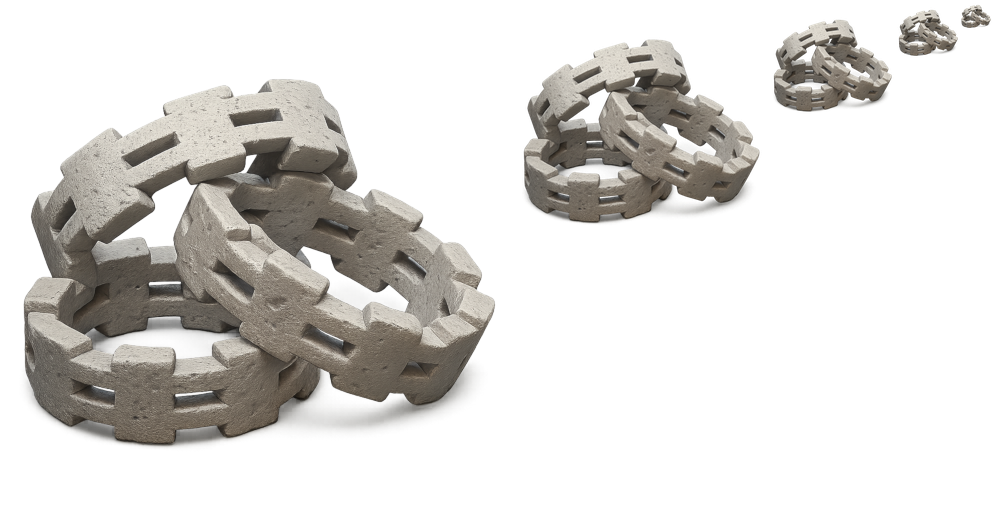
#> input picture exotic-space-industries-remembrance/graphics/item/ceramic.png, 992 x 512 px; the run also reads 2 pictures not shown here
$ python generate_mip.py
#> lines starting #> are read from the running program, lines starting #| are printed output that depends on the picture
from PIL import Image
import os

def generate_mipmaps(input_path, output_path=None):
#> called with input_path = 'ceramic.png'
    base_image = Image.open(input_path).convert("RGBA")
#> base_image is the input picture: PIL image 992x512 RGBA; mean R, G, B, A 43.7, 41.7, 38.5, 76.5
    mip_sizes = [512, 256, 128, 64, 32]

    mipmaps = [base_image.resize((size, size), Image.LANCZOS) for size in mip_sizes]
#> mipmaps = 5 items

    total_width = sum(mipmap.width for mipmap in mipmaps)
#> total_width = 992
    height = base_image.height
#> height = 512
    combined = Image.new("RGBA", (total_width, height))
#> combined: PIL image 992x512 RGBA; every value is 0

    x_offset = 0
    for mipmap in mipmaps:
        combined.paste(mipmap, (x_offset, 0))
        x_offset += mipmap.width
#> this loop made 5 passes
#> x_offset on passes 1 to 5: 512, 768, 896, 960, 992
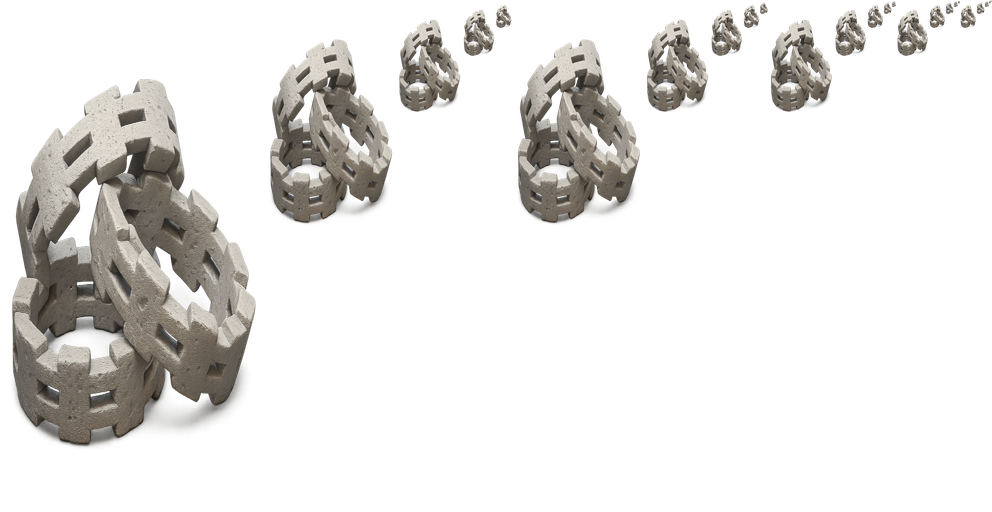
#> combined: PIL image 992x512 RGBA; mean R, G, B, A 30.9, 29.5, 27.3, 52.6; transparent parts drawn white
#> after the loop, x_offset = 992

    if output_path is None:
        base_name, ext = os.path.splitext(input_path)
        output_path = f"{base_name}_mip.png"

    combined.save(output_path)
    print(f"Saved mipmap strip as '{output_path}'.")

generate_mipmaps('ceramic.png')
generate_mipmaps('ceramic-2.png')
#> the loop in generate_mipmaps (call 2), `for mipmap in mipmaps:` made 5 passes
generate_mipmaps('ceramic-3.png')
